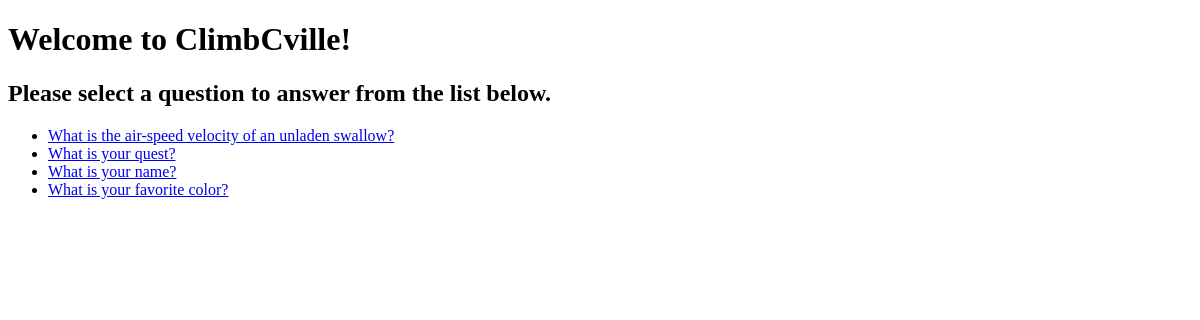
The app's page /climbcville/, older data.
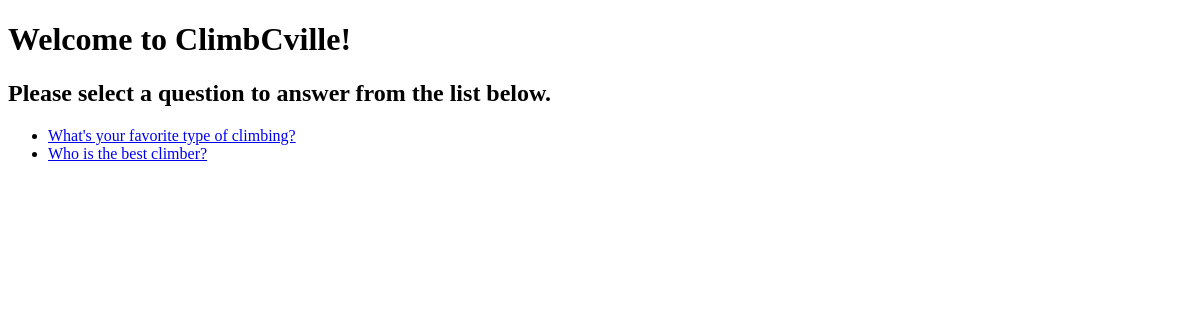
The same page, newer data.
### climbcville/models.py (models this page shows, shortened)
class Question(models.Model):
    question_text = models.CharField(max_length=200)
    pub_date = models.DateTimeField('date published')

### climbcville/views.py (the view)
# urls.py: path('', views.index, name='index'),
def index(request):
    latest_question_list = Question.objects.order_by('-pub_date')[:5]
    context = {'latest_question_list': latest_question_list}
    return render(request, 'climbcville/index.html', context)

### climbcville/templates/climbcville/index.html
<!DOCTYPE html>
<html>
<body>
<h1>Welcome to ClimbCville!</h1>
<h2>Please select a question to answer from the list below.</h2>
{% if latest_question_list %}
    <ul>
    {% for question in latest_question_list %}
    <li><a href="{% url 'climbcville:detail' question.id %}">{{ question.question_text }}</a></li>
    {% endfor %}
    </ul>
{% else %}
    <p>No polls are available.</p>
{% endif %}
</body>
</html>

Row changes from the older to the newer data that the page shows:
removed Question: question_text "What is the air-speed velocity of an unladen swallow?"
removed Question: question_text "What is your quest?"
removed Question: question_text "What is your name?"
removed Question: question_text "What is your favorite color?"
added Question: question_text "What's your favorite type of climbing?"
added Question: question_text "Who is the best climber?"
